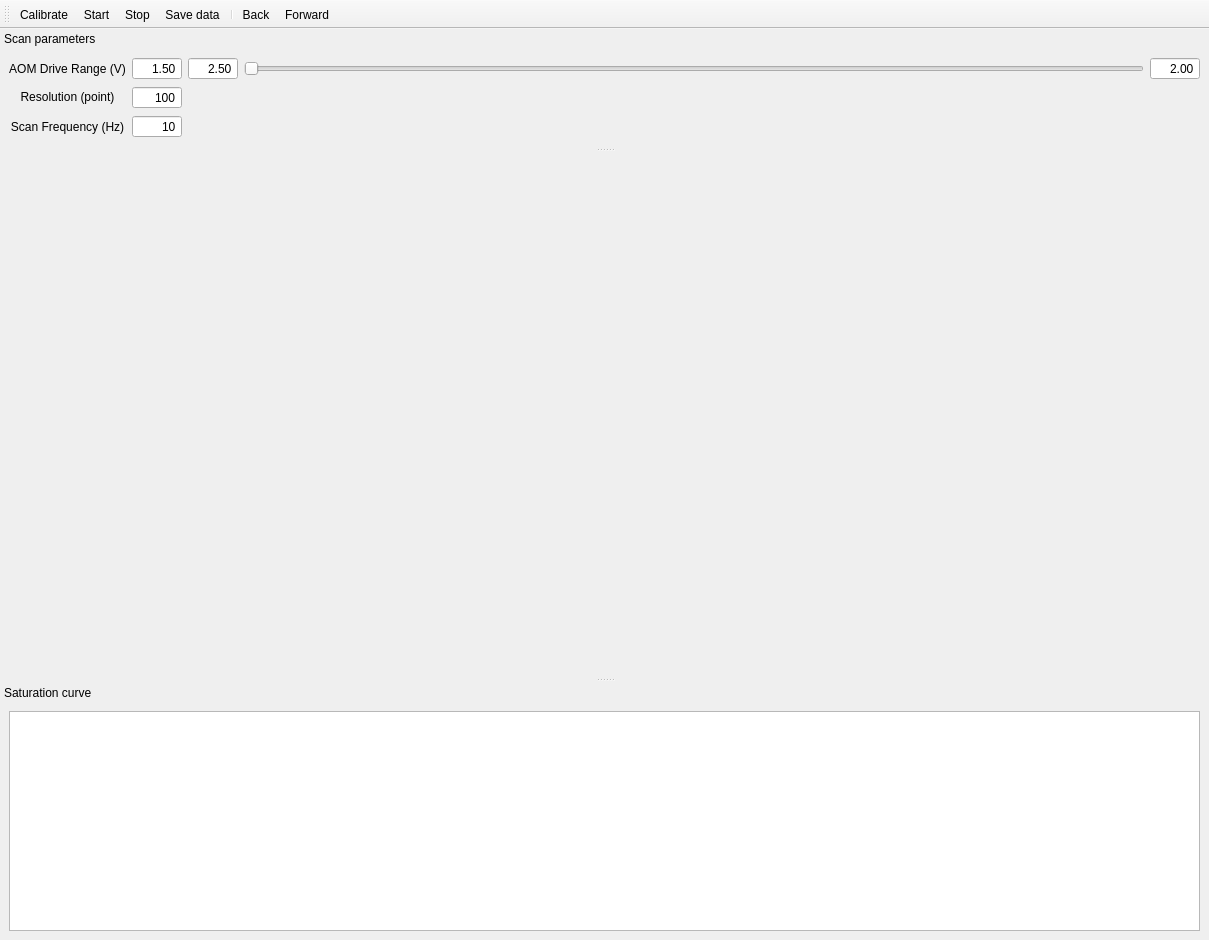
<?xml version="1.0" encoding="UTF-8"?>
<ui version="4.0">
 <class>MainWindow</class>
 <widget class="QMainWindow" name="MainWindow">
  <property name="geometry">
   <rect>
    <x>0</x>
    <y>0</y>
    <width>1209</width>
    <height>940</height>
   </rect>
  </property>
  <property name="sizePolicy">
   <sizepolicy hsizetype="Expanding" vsizetype="Expanding">
    <horstretch>0</horstretch>
    <verstretch>0</verstretch>
   </sizepolicy>
  </property>
  <property name="windowTitle">
   <string>qudi: Saturation</string>
  </property>
  <widget class="QWidget" name="centralwidget">
   <layout class="QGridLayout" name="gridLayout_8"/>
  </widget>
  <widget class="QDockWidget" name="saturation_dockWidget">
   <property name="sizePolicy">
    <sizepolicy hsizetype="Preferred" vsizetype="Expanding">
     <horstretch>0</horstretch>
     <verstretch>0</verstretch>
    </sizepolicy>
   </property>
   <property name="floating">
    <bool>false</bool>
   </property>
   <property name="features">
    <set>QDockWidget::NoDockWidgetFeatures</set>
   </property>
   <property name="windowTitle">
    <string>Saturation curve</string>
   </property>
   <attribute name="dockWidgetArea">
    <number>8</number>
   </attribute>
   <widget class="QWidget" name="dockWidgetContents_2">
    <property name="sizePolicy">
     <sizepolicy hsizetype="Expanding" vsizetype="Expanding">
      <horstretch>0</horstretch>
      <verstretch>0</verstretch>
     </sizepolicy>
    </property>
    <layout class="QHBoxLayout" name="horizontalLayout">
     <property name="sizeConstraint">
      <enum>QLayout::SetNoConstraint</enum>
     </property>
     <item>
      <layout class="QHBoxLayout" name="horizontalLayout_12" stretch="0">
       <property name="sizeConstraint">
        <enum>QLayout::SetMaximumSize</enum>
       </property>
       <item>
        <widget class="PlotWidget" name="sat_ViewWidget">
         <property name="sizePolicy">
          <sizepolicy hsizetype="Expanding" vsizetype="Expanding">
           <horstretch>1</horstretch>
           <verstretch>0</verstretch>
          </sizepolicy>
         </property>
         <property name="minimumSize">
          <size>
           <width>0</width>
           <height>220</height>
          </size>
         </property>
        </widget>
       </item>
      </layout>
     </item>
    </layout>
   </widget>
  </widget>
  <widget class="QToolBar" name="scan_ToolBar">
   <property name="windowTitle">
    <string>Scan toolbar</string>
   </property>
   <property name="toolButtonStyle">
    <enum>Qt::ToolButtonTextUnderIcon</enum>
   </property>
   <attribute name="toolBarArea">
    <enum>TopToolBarArea</enum>
   </attribute>
   <attribute name="toolBarBreak">
    <bool>false</bool>
   </attribute>
   <addaction name="action_calibrate"/>
   <addaction name="action_start_scan"/>
   <addaction name="action_stop_scan"/>
   <addaction name="action_save_data"/>
   <addaction name="separator"/>
   <addaction name="actionBack"/>
   <addaction name="actionForward"/>
  </widget>
  <widget class="QDockWidget" name="scan_control_dockWidget">
   <property name="sizePolicy">
    <sizepolicy hsizetype="Preferred" vsizetype="Minimum">
     <horstretch>0</horstretch>
     <verstretch>0</verstretch>
    </sizepolicy>
   </property>
   <property name="maximumSize">
    <size>
     <width>524287</width>
     <height>170</height>
    </size>
   </property>
   <property name="features">
    <set>QDockWidget::NoDockWidgetFeatures</set>
   </property>
   <property name="windowTitle">
    <string>Scan parameters</string>
   </property>
   <attribute name="dockWidgetArea">
    <number>4</number>
   </attribute>
   <widget class="QWidget" name="dockWidgetContents">
    <layout class="QGridLayout" name="gridLayout_3">
     <item row="7" column="2">
      <widget class="QLabel" name="scanrangeLabel">
       <property name="sizePolicy">
        <sizepolicy hsizetype="Minimum" vsizetype="Preferred">
         <horstretch>0</horstretch>
         <verstretch>0</verstretch>
        </sizepolicy>
       </property>
       <property name="frameShape">
        <enum>QFrame::NoFrame</enum>
       </property>
       <property name="text">
        <string>AOM Drive Range (V)</string>
       </property>
       <property name="alignment">
        <set>Qt::AlignCenter</set>
       </property>
      </widget>
     </item>
     <item row="10" column="2">
      <widget class="QLabel" name="scanFreqLabel">
       <property name="sizePolicy">
        <sizepolicy hsizetype="Minimum" vsizetype="Preferred">
         <horstretch>0</horstretch>
         <verstretch>0</verstretch>
        </sizepolicy>
       </property>
       <property name="text">
        <string>Scan Frequency (Hz)</string>
       </property>
       <property name="alignment">
        <set>Qt::AlignCenter</set>
       </property>
      </widget>
     </item>
     <item row="7" column="5">
      <widget class="QSlider" name="v_SliderWidget">
       <property name="orientation">
        <enum>Qt::Horizontal</enum>
       </property>
      </widget>
     </item>
     <item row="9" column="2">
      <widget class="QLabel" name="resolutionLabel">
       <property name="sizePolicy">
        <sizepolicy hsizetype="Minimum" vsizetype="Fixed">
         <horstretch>0</horstretch>
         <verstretch>0</verstretch>
        </sizepolicy>
       </property>
       <property name="text">
        <string>Resolution (point)</string>
       </property>
       <property name="alignment">
        <set>Qt::AlignCenter</set>
       </property>
      </widget>
     </item>
     <item row="7" column="3">
      <widget class="ScienDSpinBox" name="v_min_InputWidget">
       <property name="sizePolicy">
        <sizepolicy hsizetype="Expanding" vsizetype="Fixed">
         <horstretch>0</horstretch>
         <verstretch>0</verstretch>
        </sizepolicy>
       </property>
       <property name="minimumSize">
        <size>
         <width>50</width>
         <height>0</height>
        </size>
       </property>
       <property name="maximumSize">
        <size>
         <width>50</width>
         <height>16777215</height>
        </size>
       </property>
       <property name="mouseTracking">
        <bool>true</bool>
       </property>
       <property name="focusPolicy">
        <enum>Qt::WheelFocus</enum>
       </property>
       <property name="acceptDrops">
        <bool>true</bool>
       </property>
       <property name="toolTip">
        <string>&lt;html&gt;&lt;head/&gt;&lt;body&gt;&lt;p&gt;&lt;span style=&quot; font-size:10pt; font-weight:600;&quot;&gt;V_Min&lt;/span&gt;&lt;/p&gt;&lt;/body&gt;&lt;/html&gt;</string>
       </property>
       <property name="alignment">
        <set>Qt::AlignRight|Qt::AlignTrailing|Qt::AlignVCenter</set>
       </property>
       <property name="buttonSymbols">
        <enum>QAbstractSpinBox::NoButtons</enum>
       </property>
       <property name="accelerated">
        <bool>true</bool>
       </property>
       <property name="decimals">
        <number>2</number>
       </property>
       <property name="minimum">
        <double>0.000000000000000</double>
       </property>
       <property name="maximum">
        <double>3.900000000000000</double>
       </property>
       <property name="singleStep">
        <double>0.010000000000000</double>
       </property>
       <property name="value">
        <double>1.500000000000000</double>
       </property>
      </widget>
     </item>
     <item row="9" column="3">
      <widget class="QSpinBox" name="pts_InputWidget">
       <property name="sizePolicy">
        <sizepolicy hsizetype="Expanding" vsizetype="Fixed">
         <horstretch>0</horstretch>
         <verstretch>0</verstretch>
        </sizepolicy>
       </property>
       <property name="minimumSize">
        <size>
         <width>50</width>
         <height>0</height>
        </size>
       </property>
       <property name="maximumSize">
        <size>
         <width>50</width>
         <height>16777215</height>
        </size>
       </property>
       <property name="mouseTracking">
        <bool>true</bool>
       </property>
       <property name="acceptDrops">
        <bool>true</bool>
       </property>
       <property name="alignment">
        <set>Qt::AlignRight|Qt::AlignTrailing|Qt::AlignVCenter</set>
       </property>
       <property name="buttonSymbols">
        <enum>QAbstractSpinBox::NoButtons</enum>
       </property>
       <property name="minimum">
        <number>5</number>
       </property>
       <property name="maximum">
        <number>500</number>
       </property>
       <property name="value">
        <number>100</number>
       </property>
      </widget>
     </item>
     <item row="10" column="3">
      <widget class="QSpinBox" name="freq_InputWidget">
       <property name="minimumSize">
        <size>
         <width>50</width>
         <height>0</height>
        </size>
       </property>
       <property name="alignment">
        <set>Qt::AlignRight|Qt::AlignTrailing|Qt::AlignVCenter</set>
       </property>
       <property name="buttonSymbols">
        <enum>QAbstractSpinBox::NoButtons</enum>
       </property>
       <property name="minimum">
        <number>2</number>
       </property>
       <property name="maximum">
        <number>500</number>
       </property>
       <property name="value">
        <number>10</number>
       </property>
      </widget>
     </item>
     <item row="7" column="4">
      <widget class="ScienDSpinBox" name="v_max_InputWidget">
       <property name="sizePolicy">
        <sizepolicy hsizetype="Minimum" vsizetype="Fixed">
         <horstretch>0</horstretch>
         <verstretch>0</verstretch>
        </sizepolicy>
       </property>
       <property name="minimumSize">
        <size>
         <width>50</width>
         <height>0</height>
        </size>
       </property>
       <property name="maximumSize">
        <size>
         <width>50</width>
         <height>16777215</height>
        </size>
       </property>
       <property name="mouseTracking">
        <bool>true</bool>
       </property>
       <property name="focusPolicy">
        <enum>Qt::WheelFocus</enum>
       </property>
       <property name="acceptDrops">
        <bool>true</bool>
       </property>
       <property name="toolTip">
        <string>&lt;html&gt;&lt;head/&gt;&lt;body&gt;&lt;p&gt;&lt;span style=&quot; font-size:10pt; font-weight:600;&quot;&gt;V_Max&lt;/span&gt;&lt;/p&gt;&lt;/body&gt;&lt;/html&gt;</string>
       </property>
       <property name="alignment">
        <set>Qt::AlignRight|Qt::AlignTrailing|Qt::AlignVCenter</set>
       </property>
       <property name="buttonSymbols">
        <enum>QAbstractSpinBox::NoButtons</enum>
       </property>
       <property name="accelerated">
        <bool>true</bool>
       </property>
       <property name="decimals">
        <number>2</number>
       </property>
       <property name="minimum">
        <double>0.100000000000000</double>
       </property>
       <property name="maximum">
        <double>4.000000000000000</double>
       </property>
       <property name="singleStep">
        <double>0.010000000000000</double>
       </property>
       <property name="value">
        <double>2.500000000000000</double>
       </property>
      </widget>
     </item>
     <item row="7" column="6">
      <widget class="ScienDSpinBox" name="v_current_InputWidget">
       <property name="minimumSize">
        <size>
         <width>50</width>
         <height>0</height>
        </size>
       </property>
       <property name="mouseTracking">
        <bool>true</bool>
       </property>
       <property name="toolTip">
        <string>AOM drive voltage</string>
       </property>
       <property name="alignment">
        <set>Qt::AlignRight|Qt::AlignTrailing|Qt::AlignVCenter</set>
       </property>
       <property name="buttonSymbols">
        <enum>QAbstractSpinBox::NoButtons</enum>
       </property>
       <property name="accelerated">
        <bool>true</bool>
       </property>
       <property name="decimals">
        <number>2</number>
       </property>
       <property name="minimum">
        <double>0.000000000000000</double>
       </property>
       <property name="maximum">
        <double>4.000000000000000</double>
       </property>
       <property name="value">
        <double>2.000000000000000</double>
       </property>
      </widget>
     </item>
    </layout>
   </widget>
  </widget>
  <action name="action_start_scan">
   <property name="icon">
    <iconset>
     <normaloff>../../artwork/icons/qudiTheme/22x22/start-counter.png</normaloff>../../artwork/icons/qudiTheme/22x22/start-counter.png</iconset>
   </property>
   <property name="text">
    <string>Start</string>
   </property>
   <property name="toolTip">
    <string>Start saturation measurement</string>
   </property>
  </action>
  <action name="action_save_data">
   <property name="icon">
    <iconset>
     <normaloff>../../artwork/icons/oxygen/22x22/document-save.png</normaloff>../../artwork/icons/oxygen/22x22/document-save.png</iconset>
   </property>
   <property name="text">
    <string>Save data</string>
   </property>
   <property name="toolTip">
    <string>Save saturation curve data</string>
   </property>
   <property name="shortcut">
    <string>Ctrl+S</string>
   </property>
  </action>
  <action name="action_stop_scan">
   <property name="icon">
    <iconset>
     <normalon>../../artwork/icons/qudiTheme/22x22/stop-counter.png</normalon>
    </iconset>
   </property>
   <property name="text">
    <string>Stop</string>
   </property>
   <property name="toolTip">
    <string>Stop measurement</string>
   </property>
  </action>
  <action name="actionBack">
   <property name="icon">
    <iconset>
     <normaloff>../../artwork/icons/oxygen/22x22/go-previous.png</normaloff>../../artwork/icons/oxygen/22x22/go-previous.png</iconset>
   </property>
   <property name="text">
    <string>Back</string>
   </property>
   <property name="toolTip">
    <string>Go back in history</string>
   </property>
  </action>
  <action name="actionForward">
   <property name="icon">
    <iconset>
     <normaloff>../../artwork/icons/oxygen/22x22/go-next.png</normaloff>../../artwork/icons/oxygen/22x22/go-next.png</iconset>
   </property>
   <property name="text">
    <string>Forward</string>
   </property>
   <property name="toolTip">
    <string>Go forward in history</string>
   </property>
  </action>
  <action name="action_calibrate">
   <property name="icon">
    <iconset>
     <normaloff>../../artwork/icons/qudiTheme/22x22/optimize-position.png</normaloff>../../artwork/icons/qudiTheme/22x22/optimize-position.png</iconset>
   </property>
   <property name="text">
    <string>Calibrate</string>
   </property>
   <property name="toolTip">
    <string>Calibrate laser power</string>
   </property>
  </action>
 </widget>
 <customwidgets>
  <customwidget>
   <class>PlotWidget</class>
   <extends>QGraphicsView</extends>
   <header>pyqtgraph</header>
  </customwidget>
  <customwidget>
   <class>ScienDSpinBox</class>
   <extends>QDoubleSpinBox</extends>
   <header>qtwidgets.scientific_spinbox.h</header>
  </customwidget>
 </customwidgets>
 <tabstops>
  <tabstop>v_min_InputWidget</tabstop>
  <tabstop>v_max_InputWidget</tabstop>
  <tabstop>pts_InputWidget</tabstop>
  <tabstop>freq_InputWidget</tabstop>
 </tabstops>
 <resources/>
 <connections/>
</ui>
